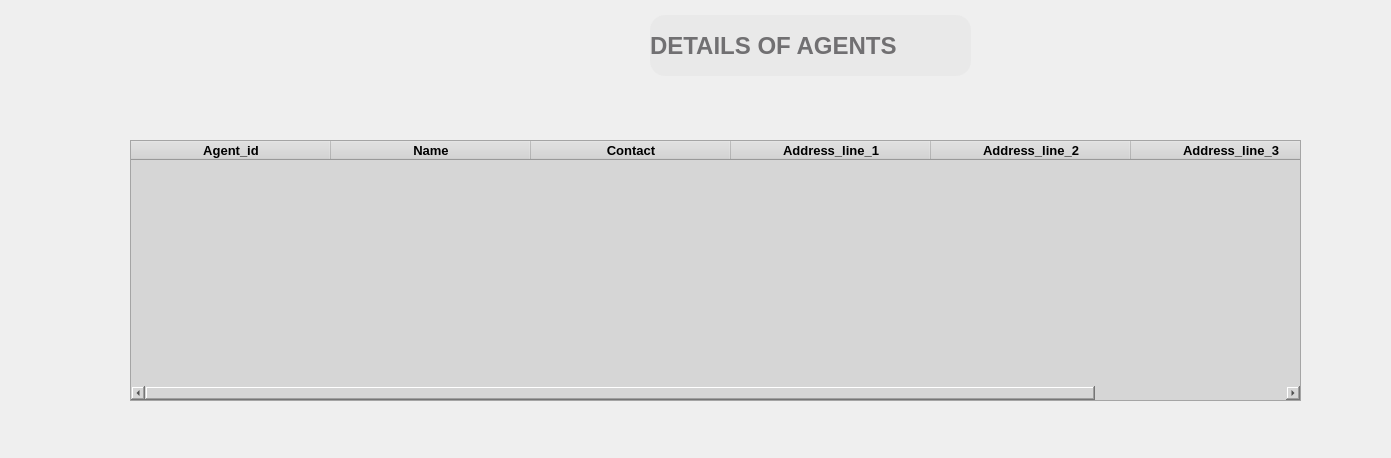
<?xml version="1.0" encoding="UTF-8"?>
<ui version="4.0">
 <class>Dialog</class>
 <widget class="QDialog" name="Dialog">
  <property name="geometry">
   <rect>
    <x>0</x>
    <y>0</y>
    <width>1391</width>
    <height>458</height>
   </rect>
  </property>
  <property name="windowTitle">
   <string>Dialog</string>
  </property>
  <widget class="QLabel" name="label">
   <property name="geometry">
    <rect>
     <x>0</x>
     <y>0</y>
     <width>1391</width>
     <height>461</height>
    </rect>
   </property>
   <property name="text">
    <string/>
   </property>
   <property name="pixmap">
    <pixmap resource="form2.qrc">:/images/background.jpeg</pixmap>
   </property>
   <property name="scaledContents">
    <bool>true</bool>
   </property>
  </widget>
  <widget class="QTableWidget" name="tableWidget">
   <property name="geometry">
    <rect>
     <x>130</x>
     <y>140</y>
     <width>1171</width>
     <height>261</height>
    </rect>
   </property>
   <property name="styleSheet">
    <string notr="true">background-color: rgb(214, 214, 214);
border-top-color: rgb(203, 203, 203);
gridline-color: rgb(94, 94, 94);
font: 75 10pt &quot;MS Shell Dlg 2&quot;;</string>
   </property>
   <attribute name="horizontalHeaderDefaultSectionSize">
    <number>200</number>
   </attribute>
   <column>
    <property name="text">
     <string>Agent_id</string>
    </property>
    <property name="font">
     <font>
      <pointsize>10</pointsize>
      <weight>75</weight>
      <bold>true</bold>
     </font>
    </property>
   </column>
   <column>
    <property name="text">
     <string>Name</string>
    </property>
    <property name="font">
     <font>
      <pointsize>10</pointsize>
      <weight>75</weight>
      <bold>true</bold>
     </font>
    </property>
   </column>
   <column>
    <property name="text">
     <string>Contact</string>
    </property>
    <property name="font">
     <font>
      <pointsize>10</pointsize>
      <weight>75</weight>
      <bold>true</bold>
     </font>
    </property>
   </column>
   <column>
    <property name="text">
     <string>Address_line_1</string>
    </property>
    <property name="font">
     <font>
      <pointsize>10</pointsize>
      <weight>75</weight>
      <bold>true</bold>
     </font>
    </property>
   </column>
   <column>
    <property name="text">
     <string>Address_line_2</string>
    </property>
    <property name="font">
     <font>
      <pointsize>10</pointsize>
      <weight>75</weight>
      <bold>true</bold>
     </font>
    </property>
   </column>
   <column>
    <property name="text">
     <string>Address_line_3</string>
    </property>
    <property name="font">
     <font>
      <pointsize>10</pointsize>
      <weight>75</weight>
      <bold>true</bold>
     </font>
    </property>
   </column>
  </widget>
  <widget class="QLabel" name="label_2">
   <property name="geometry">
    <rect>
     <x>650</x>
     <y>15</y>
     <width>321</width>
     <height>61</height>
    </rect>
   </property>
   <property name="font">
    <font>
     <pointsize>18</pointsize>
     <weight>75</weight>
     <bold>true</bold>
    </font>
   </property>
   <property name="styleSheet">
    <string notr="true">QLabel
{
background:rgb(225, 225, 225,100);
border:none;
color:#717072;
border-radius:15%;
}
</string>
   </property>
   <property name="text">
    <string>DETAILS OF AGENTS</string>
   </property>
  </widget>
 </widget>
 <resources>
  <include location="resource/res.qrc"/>
  <include location="form2.qrc"/>
 </resources>
 <connections/>
</ui>
